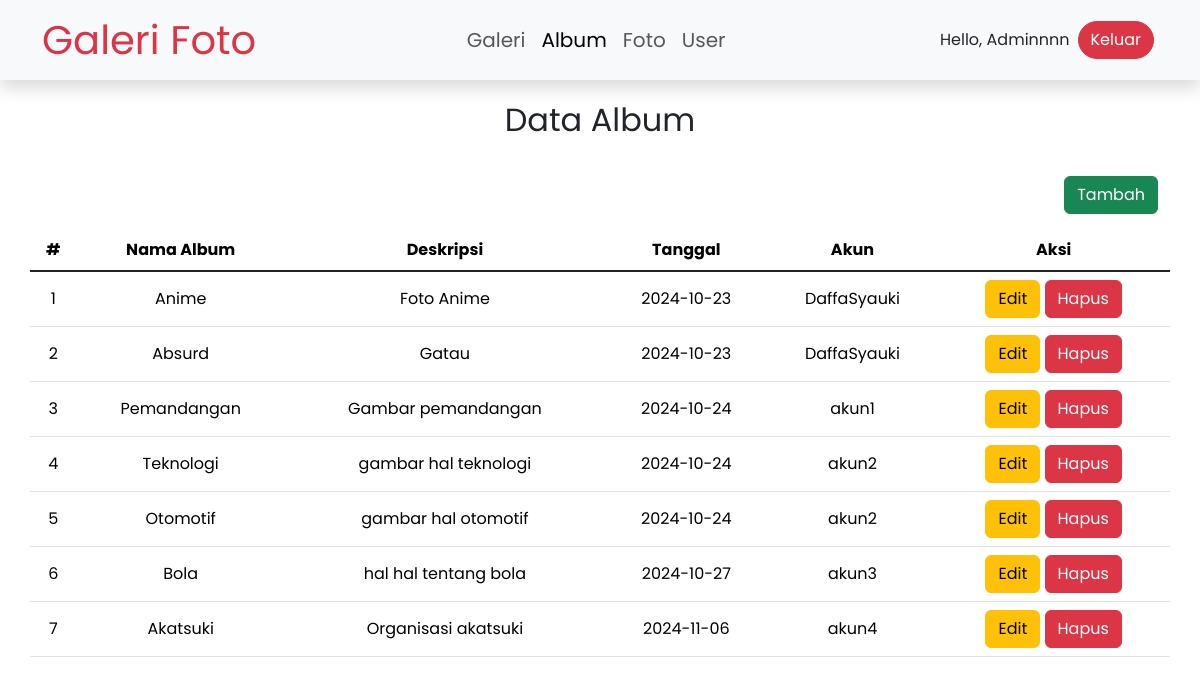
The app's page /admin/album.php (signed in) with its own data.
### tables this page shows
CREATE TABLE `album` (
  `id_album` int NOT NULL,
  `nama_album` varchar(255) NOT NULL,
  `deskripsi` text NOT NULL,
  `tanggal_dibuat` date NOT NULL,
  `id_user` int NOT NULL
);

CREATE TABLE `user` (
  `id_user` int NOT NULL,
  `username` varchar(255) NOT NULL,
  `password` varchar(255) NOT NULL,
  `email` varchar(255) NOT NULL,
  `nama_lengkap` varchar(255) NOT NULL,
  `alamat` text NOT NULL,
  `role` enum('admin','user') NOT NULL
);

### admin/album.php (the view, shortened to what this page needs)
<?php
    require_once("../config/koneksi.php");
    $nama = $_SESSION['nama'];
?>
<!DOCTYPE html>
<html lang="en">
<head>
    <link rel="stylesheet" href="../assets/css/style.css">
    <link rel="stylesheet" type="text/css" href="../assets/css/bootstrap.min.css">
</head>
<body>
    <nav class="navbar navbar-expand-lg bg-body-tertiary fixed-top navbar-custom shadow">
    <div class="container">
        <a class="fs-1 text-danger" href="index.php" style="text-decoration: none">Galeri Foto</a>
        <div class="collapse navbar-collapse" id="navbarNavAltMarkup">
        <div class="navbar-nav mx-auto">
           <a href="galeri.php" class="nav-link">Galeri</a>
           <a href="album.php" class="nav-link active">Album</a>
           <a href="foto.php" class="nav-link">Foto</a>
           <a href="user.php" class="nav-link">User</a>
        </div>
        <p class="m-1">Hello, <?php echo $nama ?></p>
        <a href="../config/aksi_logout.php" class="btn btn-danger m-1 rounded-pill">Keluar</a>
        </div>
    </div>
    </nav>
    <div class="container pt-3">
        <p class="fs-2 text-center">Data Album</p>
        <div class="row justify-content-end pt-3">
            <div class="col-auto">
                <button type="button" class="btn btn-success" data-bs-toggle="modal" data-bs-target="#tambah">Tambah</button>
            </div>
        </div>
        <div class="row pt-3">
            <table class="table table-hover text-center align-middle">
                <thead >
                    <tr>
                        <th>#</th>
                        <th>Nama Album</th>
                        <th>Deskripsi</th>
                        <th>Tanggal</th>
                        <th>Akun</th>
                        <th>Aksi</th>
                    </tr>
                </thead>
                <tbody class="table-group-divider">
                    <?php
                        $no = 1;
                        $query = "SELECT * from album INNER JOIN user ON album.id_user=user.id_user";
                        $sql = mysqli_query($koneksi, $query);
                        while($data = mysqli_fetch_array($sql)) {
                    ?>
                    <tr class="">
                        <td><?php echo $no++ ?></td>
                        <td><?php echo $data['nama_album'] ?></td>
                        <td><?php echo $data['deskripsi'] ?></td>
                        <td><?php echo $data['tanggal_dibuat'] ?></td>
                        <td><?php echo $data['nama_lengkap'] ?></td>
                        <td>
                            <button type="button" class="btn btn-warning" data-bs-toggle="modal" data-bs-target="#edit<?php echo $data['id_album']?>">Edit</button>
                            <button type="button" class="btn btn-danger" data-bs-toggle="modal" data-bs-target="#hapus<?php echo $data['id_album']?>">Hapus</button>
                        </td>
                    </tr>
                    <?php } ?>
                </tbody>
            </table>
        </div>
    </div>
</body>
</html>

### assets/css/style.css (style rules this page uses)
* { margin: 0; padding: 0; box-sizing: border-box; font-family: 'Poppins', sans-serif; }
body { padding-top: 80px; }
.navbar-custom { height: 80px; padding: 20px 0; font-size: 1rem; }
.navbar-custom .nav-link { font-size: 1.25rem; }

### records on screen
album: nama_album "Anime", deskripsi "Foto Anime", tanggal_dibuat "2024-10-23", id_user.nama_lengkap "DaffaSyauki"
album: nama_album "Absurd", deskripsi "Gatau", tanggal_dibuat "2024-10-23", id_user.nama_lengkap "DaffaSyauki"
album: nama_album "Pemandangan", deskripsi "Gambar pemandangan", tanggal_dibuat "2024-10-24", id_user.nama_lengkap "akun1"
album: nama_album "Teknologi", deskripsi "gambar hal teknologi", tanggal_dibuat "2024-10-24", id_user.nama_lengkap "akun2"
album: nama_album "Otomotif", deskripsi "gambar hal otomotif", tanggal_dibuat "2024-10-24", id_user.nama_lengkap "akun2"
album: nama_album "Bola", deskripsi "hal hal tentang bola", tanggal_dibuat "2024-10-27", id_user.nama_lengkap "akun3"
album: nama_album "Akatsuki", deskripsi "Organisasi akatsuki", tanggal_dibuat "2024-11-06", id_user.nama_lengkap "akun4"

### other values on screen
$nama "Adminnnn"
